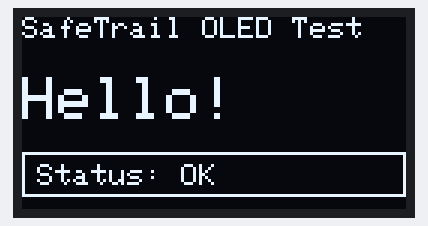
Simulated run of this sketch. Board: ESP32. Parts: 128×64 one-colour display. What the sketch prints to the serial monitor is not drawn.

Above: at 0.1 s.

The sketch:

test_oled_0.96_i2c.ino
```cpp
#include <Wire.h>
#include <Adafruit_GFX.h>
#include <Adafruit_SSD1306.h>

#define SCREEN_WIDTH 128
#define SCREEN_HEIGHT 64
#define OLED_ADDR 0x3C

Adafruit_SSD1306 display(SCREEN_WIDTH, SCREEN_HEIGHT, &Wire, -1);

void setup() {
  Serial.begin(115200);
  Wire.begin(21, 22);

  if (!display.begin(SSD1306_SWITCHCAPVCC, OLED_ADDR)) {
    Serial.println("OLED not found! Check wiring/address.");
    while (1) delay(10);
  }

  Serial.println("OLED found! Displaying test text...");

  display.clearDisplay();
  display.setTextColor(SSD1306_WHITE);
  display.setTextSize(1);
  display.setCursor(0, 0);
  display.println("SafeTrail OLED Test");

  display.setTextSize(2);
  display.setCursor(0, 20);
  display.println("Hello!");

  display.drawRect(0, 45, 128, 15, SSD1306_WHITE);
  display.setTextSize(1);
  display.setCursor(5, 49);
  display.println("Status: OK");

  display.display();
}

void loop() {
  // static test
}
```
